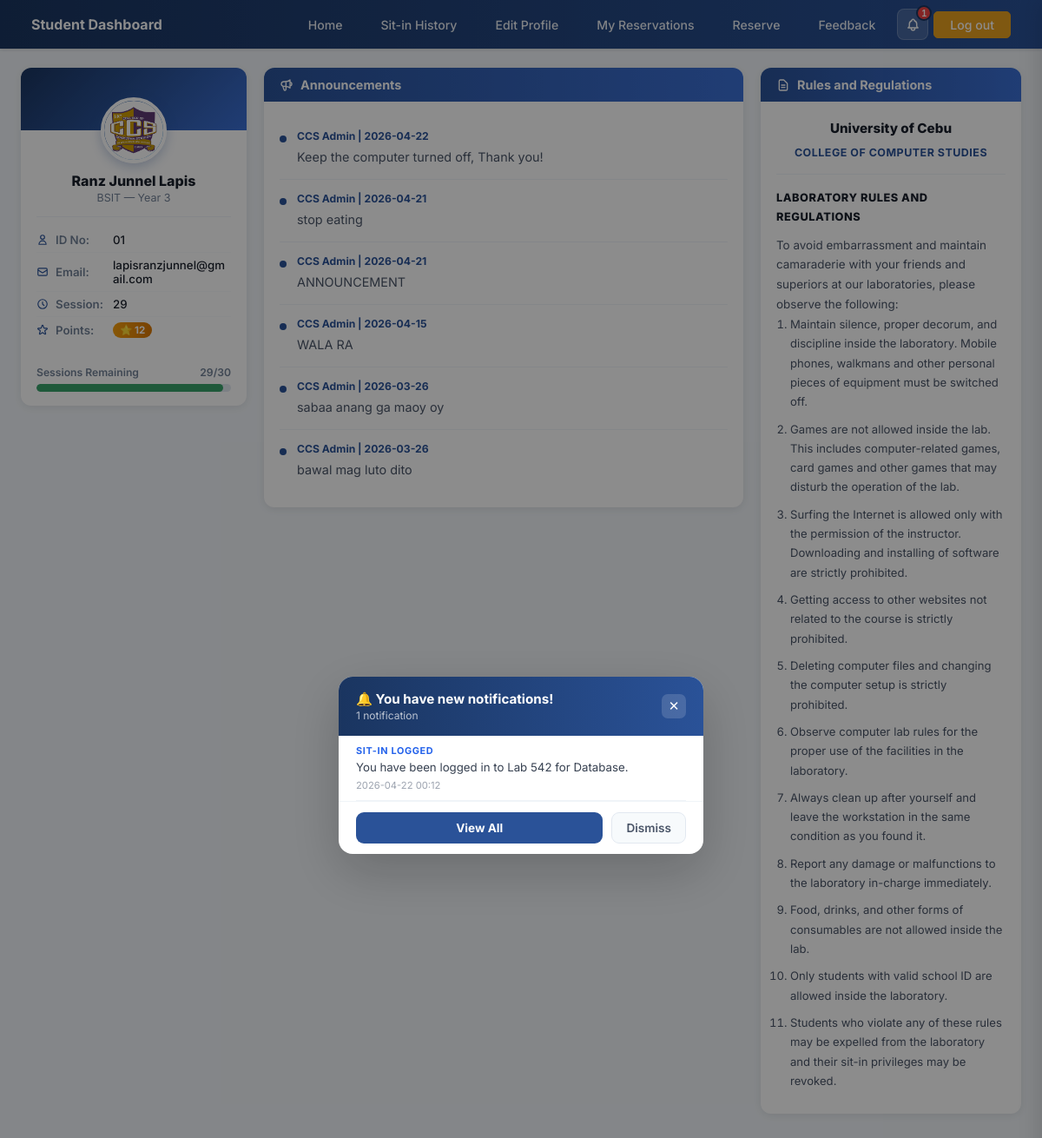
Page /dashboard (signed in) on the committed database.
### tables this page shows
CREATE TABLE students (
            id             INTEGER PRIMARY KEY AUTOINCREMENT,
            idno           VARCHAR(20)  UNIQUE NOT NULL,
            lastname       VARCHAR(50)  NOT NULL,
            firstname      VARCHAR(50)  NOT NULL,
            middlename     VARCHAR(50),
            course         VARCHAR(20)  NOT NULL,
            level          VARCHAR(5)   NOT NULL,
            email          VARCHAR(100) UNIQUE NOT NULL,
            address        TEXT,
            password       VARCHAR(255) NOT NULL,
            image_filename VARCHAR(255),
            remaining_session INTEGER DEFAULT 30,
            created_at     TIMESTAMP DEFAULT CURRENT_TIMESTAMP
        , profile_image TEXT, points INTEGER DEFAULT 0);

CREATE TABLE announcements (
            id         INTEGER PRIMARY KEY AUTOINCREMENT,
            content    TEXT NOT NULL,
            posted_by  VARCHAR(100) DEFAULT 'CCS Admin',
            created_at TIMESTAMP DEFAULT CURRENT_TIMESTAMP
        );

### app.py (the view, shortened to what this page needs)
@app.route('/dashboard')
def dashboard():
    if not is_logged_in():
        return redirect(url_for('login'))
    student       = get_student_by_idno(session['student_id'])
    announcements = get_all_announcements()
    reservations  = get_student_reservations(session['student_id'])
    sitin_history = get_student_sitin_history(session['student_id'])
    notifications_raw = get_student_notifications(session['student_id'])
    unread_count  = get_unread_count(session['student_id'])
    notifications = [dict(n) for n in notifications_raw]
    return render_template('student_profile.html',
                           student=student,
                           announcements=announcements,
                           reservations=reservations,
                           sitin_history=sitin_history,
                           notifications=notifications,
                           unread_count=unread_count)

### app.py (called while the page is built)
def is_logged_in():
    return 'student_id' in session

def is_admin():
    return session.get('role') == 'admin'

### dbhelper.py (called while the page is built)
def connect():
    base_path = os.path.dirname(os.path.abspath(__file__))
    db_path   = os.path.join(base_path, "sysarch.db")
    conn      = sqlite3.connect(db_path)
    conn.row_factory = sqlite3.Row
    return conn

def getone(table, **kwargs):
    conn  = connect()
    cur   = conn.cursor()
    field = list(kwargs.keys())[0]
    value = kwargs[field]
    try:
        cur.execute(f"SELECT * FROM {table} WHERE {field} = ?", (value,))
        return cur.fetchone()
    except Exception as e:
        print("getone error:", e)
        return None
    finally:
        conn.close()

def get_student_by_idno(idno):
    return getone('students', idno=idno)

def get_student_sitin_history(idno):
    conn = connect()
    cur  = conn.cursor()
    cur.execute('''
        SELECT r.id, r.purpose, r.lab, r.login_time, r.logout_time
        FROM sit_in_records r
        WHERE r.idno = ?
        ORDER BY r.logout_time DESC
    ''', (idno,))
    rows = cur.fetchall()
    conn.close()
    return rows

def get_all_announcements():
    conn = connect()
    cur  = conn.cursor()
    cur.execute("SELECT * FROM announcements ORDER BY created_at DESC")
    rows = cur.fetchall()
    conn.close()
    return rows

def get_student_reservations(idno):
    conn = connect()
    cur  = conn.cursor()
    cur.execute(
        "SELECT * FROM reservations WHERE idno = ? ORDER BY created_at DESC",
        (idno,)
    )
    rows = cur.fetchall()
    conn.close()
    return rows

def get_student_notifications(idno):
    conn = connect()
    cur  = conn.cursor()
    cur.execute('''
        SELECT * FROM notifications
        WHERE idno = ?
        ORDER BY created_at DESC
        LIMIT 30
    ''', (idno,))
    rows = cur.fetchall()
    conn.close()
    return rows

def get_unread_count(idno):
    conn = connect()
    cur  = conn.cursor()
    cur.execute(
        "SELECT COUNT(*) FROM notifications WHERE idno = ? AND is_read = 0",
        (idno,)
    )
    count = cur.fetchone()[0]
    conn.close()
    return count

### templates/student_profile.html (shortened to what this page needs)
<!DOCTYPE html>
<html lang="en">
<head>
</head>
<body>
<nav class="navbar">
  <span class="navbar-brand">Student Dashboard</span>
  <div class="navbar-links">
    <a href="#" class="nav-btn" onclick="showTab('announcements');return false;">Home</a>
    <a href="#" class="nav-btn" onclick="showTab('sitin-history');return false;">Sit-in History</a>
    <a href="#" class="nav-btn" onclick="showTab('editprofile');return false;">Edit Profile</a>
    <a href="#" class="nav-btn" onclick="showTab('myreservations');return false;">My Reservations</a>
    <a href="#" class="nav-btn" onclick="showTab('reserve');return false;">Reserve</a>
    <a href="#" class="nav-btn" onclick="showTab('feedback');return false;">Feedback</a>
    <div class="notif-bell-wrap">
      <button class="notif-bell" onclick="openNotifPanel()" title="Notifications">
        {% if unread_count and unread_count > 0 %}
          <span class="notif-badge" id="notifBadge">{{ unread_count if unread_count < 100 else '99+' }}</span>
        {% else %}
          <span class="notif-badge" id="notifBadge" style="display:none;">0</span>
        {% endif %}
      </button>
    </div>
    <a href="{{ url_for('logout') }}" class="nav-btn logout">Log out</a>
  </div>
</nav>
<div class="page-wrap">
  <aside class="student-panel">
    <div class="profile-card">
      <div class="profile-banner"></div>
      <div class="profile-avatar-wrap">
        <div class="avatar-container" onclick="document.getElementById('avatar-input').click()" title="Change photo">
          <div class="profile-avatar" id="main-avatar">
            {% if student and student.profile_image %}
              <img id="avatar-img" src="{{ url_for('static', filename='uploads/' + student.profile_image) }}" alt="Profile"/>
            {% else %}
              <svg id="avatar-svg" fill="none" viewBox="0 0 24 24" stroke="#fff" stroke-width="1.5">
                <path stroke-linecap="round" stroke-linejoin="round" d="M16 7a4 4 0 11-8 0 4 4 0 018 0zM12 14a7 7 0 00-7 7h14a7 7 0 00-7-7z"/>
              </svg>
              <img id="avatar-img" src="" alt="Profile" style="display:none;"/>
            {% endif %}
          </div>
        </div>
      </div>
      <div class="student-info-body">
        <div class="student-name">{{ session.get('student_firstname') }} {{ session.get('student_lastname') }}</div>
        <div class="student-course-tag">{{ session.get('student_course') }} — Year {{ session.get('student_level') }}</div>
        <div class="info-divider"></div>
        <div class="info-row">
          <span class="info-icon"><svg fill="none" viewBox="0 0 24 24" stroke="currentColor" stroke-width="2"><path stroke-linecap="round" stroke-linejoin="round" d="M16 7a4 4 0 11-8 0 4 4 0 018 0zM12 14a7 7 0 00-7 7h14a7 7 0 00-7-7z"/></svg></span>
          <span class="info-label">ID No:</span>
          <span class="info-value">{{ session.get('student_id') }}</span>
        </div>
        <div class="info-row">
          <span class="info-icon"><svg fill="none" viewBox="0 0 24 24" stroke="currentColor" stroke-width="2"><path stroke-linecap="round" stroke-linejoin="round" d="M3 8l7.89 5.26a2 2 0 002.22 0L21 8M5 19h14a2 2 0 002-2V7a2 2 0 00-2-2H5a2 2 0 00-2 2v10a2 2 0 002 2z"/></svg></span>
          <span class="info-label">Email:</span>
          <span class="info-value">{{ student.email if student else '—' }}</span>
        </div>
        <div class="info-row">
          <span class="info-icon"><svg fill="none" viewBox="0 0 24 24" stroke="currentColor" stroke-width="2"><path stroke-linecap="round" stroke-linejoin="round" d="M12 8v4l3 3m6-3a9 9 0 11-18 0 9 9 0 0118 0z"/></svg></span>
          <span class="info-label">Session:</span>
          <span class="info-value">{{ student.remaining_session if student else 30 }}</span>
        </div>
        <div class="info-row">
          <span class="info-icon"></span>
          <span class="info-label">Points:</span>
          <span class="info-value"><span class="points-badge">⭐ {{ student.points if student and student.points else 0 }}</span></span>
        </div>
      </div>
      {% set sess = student.remaining_session if student and student.remaining_session is not none else 30 %}
      {% set pct  = (sess / 30 * 100)|int %}
      <div class="session-wrap">
        <div class="session-top">
          <span>Sessions Remaining</span><span>{{ sess }}/30</span>
        </div>
        <div class="session-bar-bg">
          <div class="session-bar-fill"
               style="width:{{ pct }}%; background:{% if pct > 50 %}#38a169{% elif pct > 20 %}#d69e2e{% else %}#e53e3e{% endif %};">
          </div>
        </div>
      </div>
    </div>
  </aside>
  <main class="content-panel">
    <div id="tab-announcements" class="tab-pane active">
      <div class="card">
        <div class="card-header">
          Announcements
        </div>
        <div class="card-body">
          {% for ann in announcements %}
            <div class="ann-item">
              <div class="ann-dot"></div>
              <div>
                <div class="ann-meta">CCS Admin | {{ ann.created_at[:10] }}</div>
                <div class="ann-text">{{ ann.content }}</div>
              </div>
            </div>
          {% else %}
            <p class="no-data">No announcements at this time.</p>
          {% endfor %}
        </div>
      </div>
    </div>
  </main>
  <aside class="rules-panel">
    <div class="rules-card">
      <div class="card-header">
        <svg fill="none" viewBox="0 0 24 24" stroke="currentColor" stroke-width="2"><path stroke-linecap="round" stroke-linejoin="round" d="M9 12h6m-6 4h6m2 5H7a2 2 0 01-2-2V5a2 2 0 012-2h5.586a1 1 0 01.707.293l5.414 5.414a1 1 0 01.293.707V19a2 2 0 01-2 2z"/></svg>
        Rules and Regulations
      </div>
      <div class="rules-body">
        <div class="rules-institution">
          <h3>University of Cebu</h3>
          <p>College of Computer Studies</p>
        </div>
        <div class="rules-heading">Laboratory Rules and Regulations</div>
        <p>To avoid embarrassment and maintain camaraderie with your friends and superiors at our laboratories, please observe the following:</p>
        <ol>
          <li>Maintain silence, proper decorum, and discipline inside the laboratory. Mobile phones, walkmans and other personal pieces of equipment must be switched off.</li>
          <li>Games are not allowed inside the lab. This includes computer-related games, card games and other games that may disturb the operation of the lab.</li>
          <li>Surfing the Internet is allowed only with the permission of the instructor. Downloading and installing of software are strictly prohibited.</li>
          <li>Getting access to other websites not related to the course is strictly prohibited.</li>
          <li>Deleting computer files and changing the computer setup is strictly prohibited.</li>
          <li>Observe computer lab rules for the proper use of the facilities in the laboratory.</li>
          <li>Always clean up after yourself and leave the workstation in the same condition as you found it.</li>
          <li>Report any damage or malfunctions to the laboratory in-charge immediately.</li>
          <li>Food, drinks, and other forms of consumables are not allowed inside the lab.</li>
          <li>Only students with valid school ID are allowed inside the laboratory.</li>
          <li>Students who violate any of these rules may be expelled from the laboratory and their sit-in privileges may be revoked.</li>
        </ol>
      </div>
    </div>
  </aside>
</div>
</body>
</html>

### rows in the picture
students: profile_image (picture), get "Ranz Junnel", get "Lapis", get "BSIT", email "lapisranzjunnel@gmail.com", remaining_session "29", points "12"
announcements: created_at "2026-04-22", content "Keep the computer turned off, Thank you!"
announcements: created_at "2026-04-21", content "stop eating"
announcements: created_at "2026-04-21", content "ANNOUNCEMENT"
announcements: created_at "2026-04-15", content "WALA RA"
announcements: created_at "2026-03-26", content "sabaa anang ga maoy oy"
announcements: created_at "2026-03-26", content "bawal mag luto dito"

### other values in the picture
{{ unread_count if unread_count < 100 else '99+' }} "1"
{{ session.get('student_level') }} "3"
{{ session.get('student_id') }} "01"
{{ sess }} "29"
